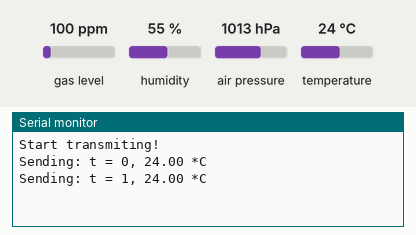
This sketch was run on a simulated Arduino Uno, built with avr-gcc and run on an emulated ATmega328P. Shown: the last lines printed to the serial monitor. The test bench sets the inputs (shaded band); at power-on: temperature 24 °C, gas level 100 ppm, humidity 55 %, air pressure 1013 hPa. No radio packets arrive unless stated.

Above: at 2.1 s.
2.2 s: temperature set to 12 °C
At 3.4 s:
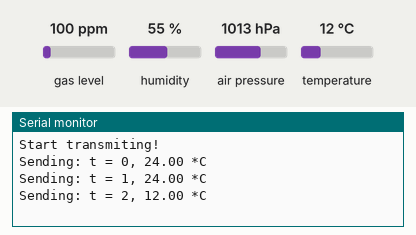
3.8 s: temperature set to 19 °C
At 5.7 s:
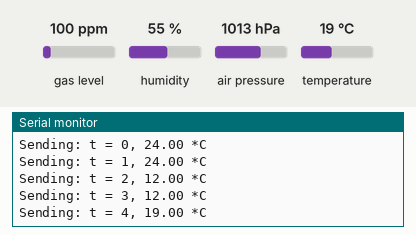
Timing chart, 0 to 7.2 s (numbered marks = the images above; inputs shaded):
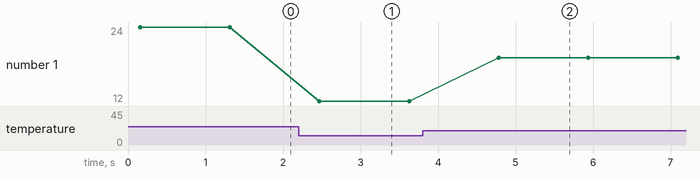

Measured:
- after the input at 2.2 s, the serial monitor: prints a new line after 0.27 s (image 1)
- after the input at 3.8 s, the serial monitor: prints a new line after 0.98 s (image 2)
- plotted number 1: 24 → 12 after the input at 2.2 s, 12 → 19 after the input at 3.8 s

The sketch:

transmiter.ino
```cpp
/*
Combination between this
https://theorycircuit.com/bme680-arduino/
and this
https://www.circuits-diy.com/nrf24l01-wireless-rf-transceiver-module-working-interface-with-arduino-uno/
+ my onw code
SOmetimes it works, when u thouch the rx stops working
How?
*/
#include <SPI.h>
#include <nRF24L01.h>
#include <RF24.h>

#include <Wire.h>
#include <Adafruit_Sensor.h>
#include "Adafruit_BME680.h"

Adafruit_BME680 bme(2, 3, 4, 5);  // CS, MOSI, MISO, SCK

RF24 radio(9, 10);  // CE, CSN; 11: MOSI; 12: MISO; 13: SCK

const byte address[6] = "00001";

struct data {
  int nr = 0;
  double t;
} data;

void setup() {
  Serial.begin(9600);
  while (!Serial)
    ;
  radio.begin();
  radio.openWritingPipe(address);
  radio.stopListening();
  Serial.println("Start transmiting!");
}

void loop() {
  if (!bme.begin()) {
    Serial.println("Could not find a valid BME680 sensor, check wiring!");
    data.t = -69.69;
  } else {
    if (!bme.performReading()) {
      Serial.println("Failed to read data from BME680 :(");
      data.t = -69.69;
    } else {
      data.t = bme.temperature;
    }
  }
  Serial.println("Sending: t = " + String(data.nr) + ", " + String(data.t) + " *C");
  radio.write(&data, sizeof(data));
  data.nr++;
  delay(1000);
}
```
